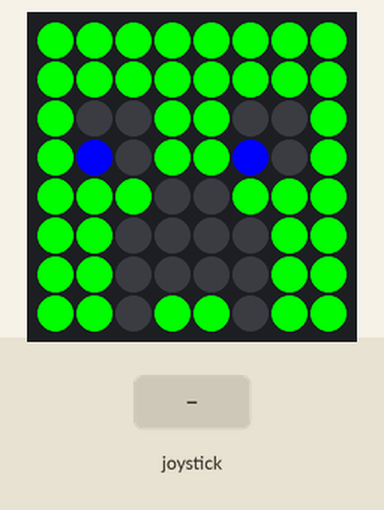
The program below on a simulated Raspberry Pi (BCM pin numbers) with a Sense HAT. Shown: the Sense HAT's 8×8 RGB LED matrix. Inputs (shaded band) come from the test bench. Dim RGB values are drawn brighter than linear; random numbers come from a fixed seed.

Above: at 1.6 s.
1.7 s: joystick clicked
At 3.3 s:
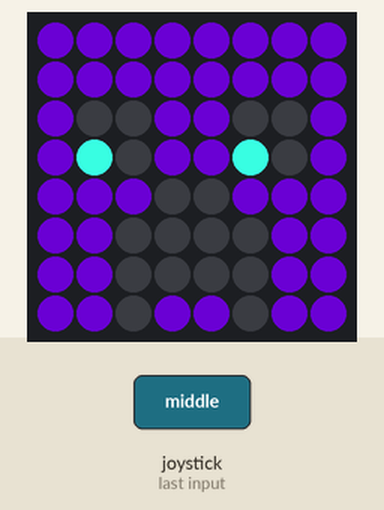
4.7 s: joystick clicked
At 6.8 s:
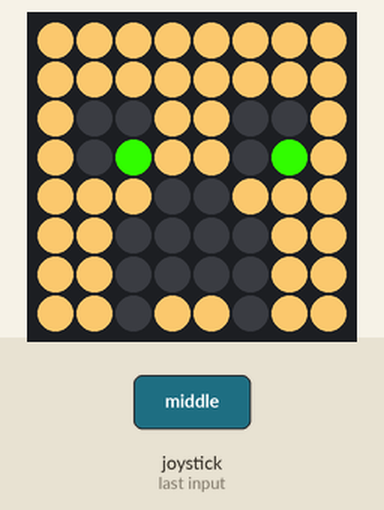
7.7 s: joystick clicked
At 9.8 s:
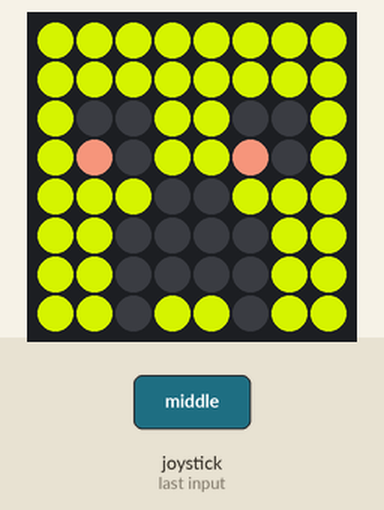
10.7 s: joystick clicked
At 12.8 s:
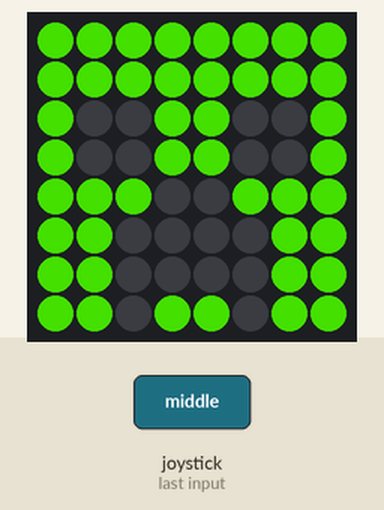
Timing chart, 0 to 14.3 s (numbered marks = the images above; inputs shaded):
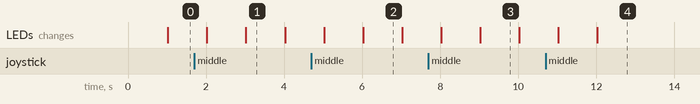

The program:

setPixels.py
```python
from sense_hat import SenseHat
from time import sleep
from random import randint

from sense_hat import SenseHat

sense = SenseHat()

# Generate a random colour
def pick_random_colour():
  random_b = randint(0, 255)
  random_g = randint(0, 255)
  random_o = randint(0, 255)
  return (random_b, random_g, random_o)

# Define some colours
g = (0, 255, 0) # Green
b = (0, 0, 0) # Black
o = (0, 0, 255) # Blue
face = True

while True:
  # Set up where each colour will display

  if face == True:
    creeper_pixels = [
        g, g, g, g, g, g, g, g,
        g, g, g, g, g, g, g, g,
        g, b, b, g, g, b, b, g,
        g, b, o, g, g, b, o, g,
        g, g, g, b, b, g, g, g,
        g, g, b, b, b, b, g, g,
        g, g, b, b, b, b, g, g,
        g, g, b, g, g, b, g, g
    ]
  else:
    creeper_pixels = [
        g, g, g, g, g, g, g, g,
        g, g, g, g, g, g, g, g,
        g, b, b, g, g, b, b, g,
        g, o, b, g, g, o, b, g,
        g, g, g, b, b, g, g, g,
        g, g, b, b, b, b, g, g,
        g, g, b, b, b, b, g, g,
        g, g, b, g, g, b, g, g
    ]

  for event in sense.stick.get_events():
    if event.action == "pressed" and event.direction == "middle":
      g = pick_random_colour()
      o = pick_random_colour()


  # Display these colours on the LED matrix
  sense.set_pixels(creeper_pixels)

  face = True if face == False else False

  sleep(1)
```

Measured:
- what the display in image 1 shows lasts 1.0 s, from 3.0 s to 4.0 s
